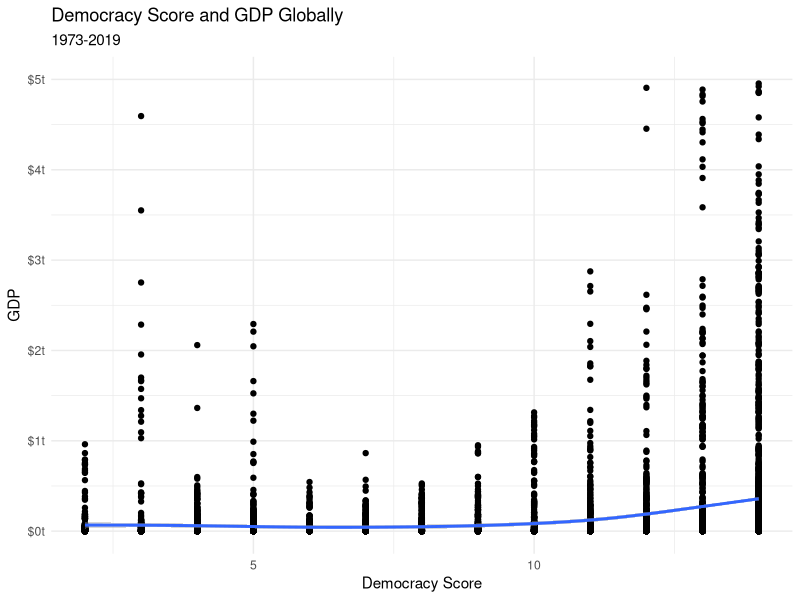
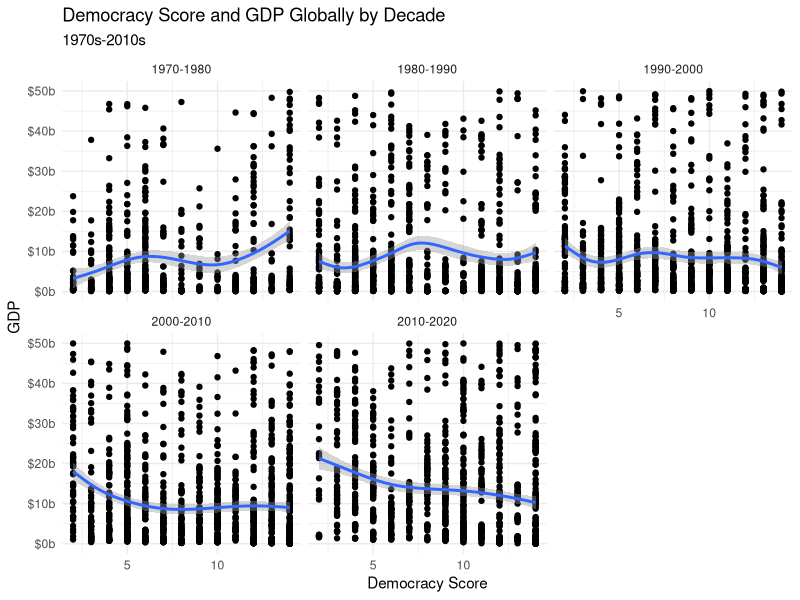
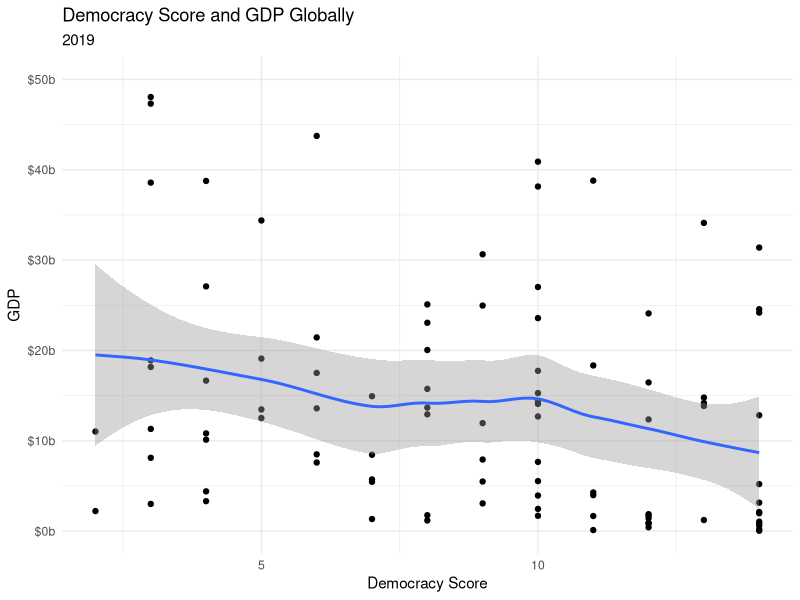
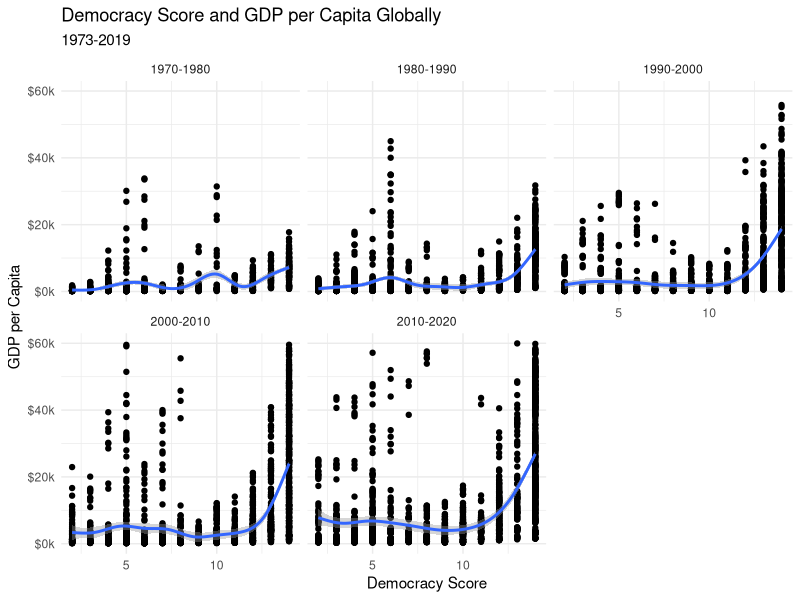
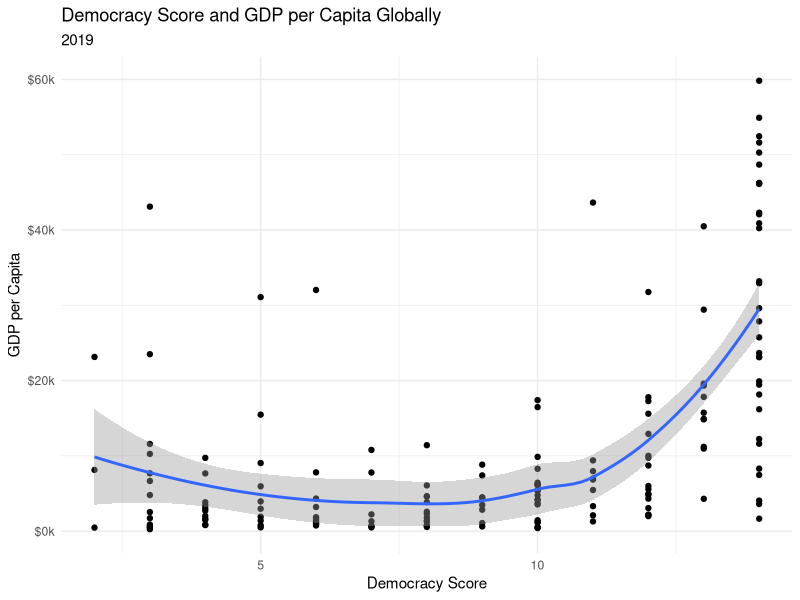
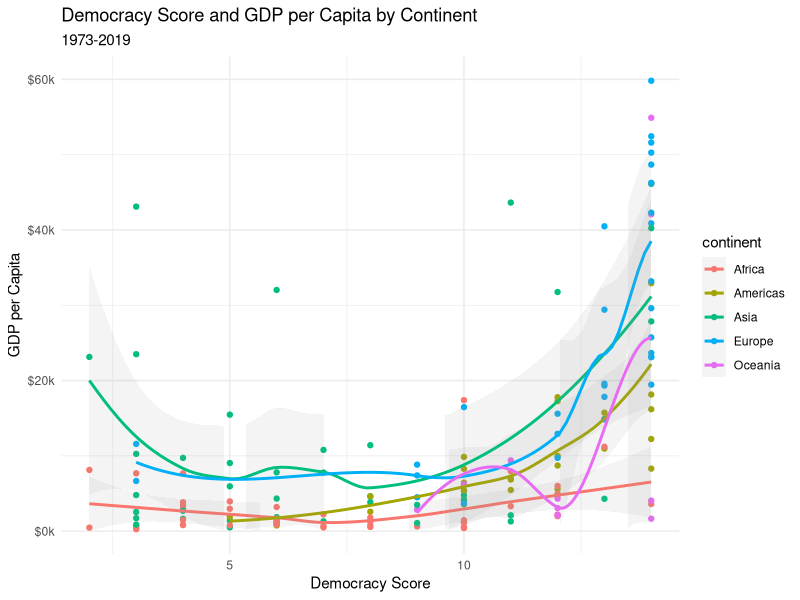
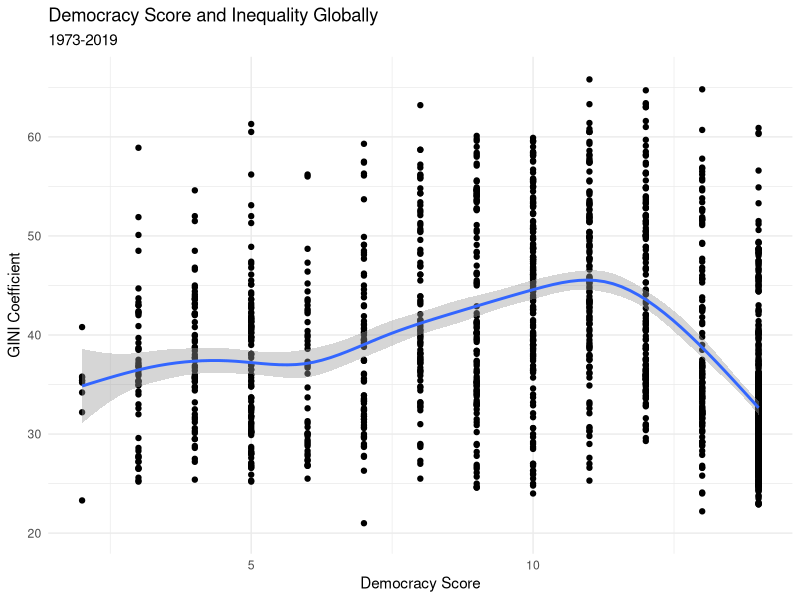
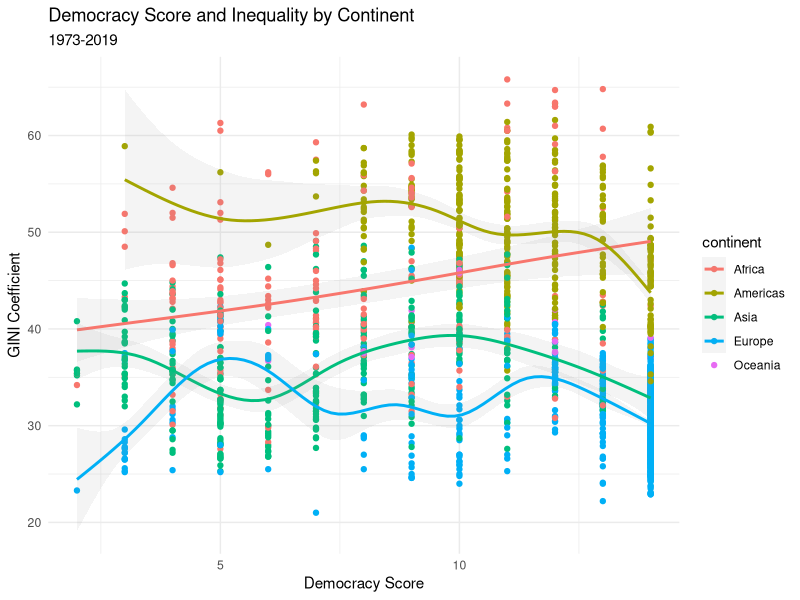

Reproduce these figures in R, in order.
## ---- chunk 1
library(tidyverse)
library(scales)
library(here)
theme_set(theme_minimal())
knitr::opts_chunk$set(echo = FALSE,
                      warning = FALSE,
                      message = FALSE)

fh_wb <- read_csv(here("data", "fh_wb.csv"))

## ---- chunk 2


ggplot(data = fh_wb,
       mapping = aes(x = demscore, y = gdp)) + 
       geom_point() +
       geom_smooth() + 
       labs(title = "Democracy Score and GDP Globally",
            subtitle = "1973-2019",
            x = "Democracy Score",
            y = "GDP") +
       scale_y_continuous(limits = c(0, 5000000000000),
                    labels  = label_number(scale = 1e-12, prefix = "$", suffix = "t", accuracy = 1))



## ---- chunk 3



ggplot(data = fh_wb,
       mapping = aes(x = demscore, y = gdp)) + 
       geom_point() +
       geom_smooth() + 
       labs(title = "Democracy Score and GDP Globally by Decade",
            subtitle = "1970s-2010s",
            x = "Democracy Score",
            y = "GDP") +
       scale_y_continuous(limits = c(0, 50000000000),
                    labels  = label_number(scale = 1e-9, prefix = "$", suffix = "b", accuracy = 1)) +
       facet_wrap(~ decade)

## ---- chunk 4
fh_wb %>%
  filter(year == 2019) %>%
ggplot(
       mapping = aes(x = demscore, y = gdp)) + 
       geom_point() +
       geom_smooth() + 
       labs(title = "Democracy Score and GDP Globally",
            subtitle = "2019",
            x = "Democracy Score",
            y = "GDP") +
       scale_y_continuous(limits = c(0, 50000000000),
                    labels  = label_number(scale = 1e-9, prefix = "$", suffix = "b", accuracy = 1))
## ---- chunk 5

ggplot(data = fh_wb,
       mapping = aes(x = demscore, y = gdppc)) + 
       geom_point() +
       geom_smooth() + 
       labs(title = "Democracy Score and GDP per Capita Globally",
            subtitle = "1973-2019",
            x = "Democracy Score",
            y = "GDP per Capita") +
       scale_y_continuous(limits = c(0, 60000),
                    labels  = label_number(scale = 1e-3, prefix = "$", suffix = "k", accuracy = 1)) +
       facet_wrap(~ decade)


fh_wb %>%
  filter(year == 2019) %>%
ggplot(
       mapping = aes(x = demscore, y = gdppc)) + 
       geom_point() +
       geom_smooth() + 
       labs(title = "Democracy Score and GDP per Capita Globally",
            subtitle = "2019",
            x = "Democracy Score",
            y = "GDP per Capita") +
       scale_y_continuous(limits = c(0, 60000),
                    labels  = label_number(scale = 1e-3, prefix = "$", suffix = "k", accuracy = 1))

## ---- chunk 6


fh_wb %>%
  filter(year == 2019) %>%
  drop_na(demscore, gdppc, continent) %>%
ggplot(
       mapping = aes(x = demscore, y = gdppc, color = continent)) + 
       geom_point() +
       geom_smooth(alpha = 0.1) + 
       labs(title = "Democracy Score and GDP per Capita by Continent",
            subtitle = "1973-2019",
            x = "Democracy Score",
            y = "GDP per Capita") +
       scale_y_continuous(limits = c(0, 60000),
                    labels  = label_number(scale = 1e-3, prefix = "$", suffix = "k", accuracy = 1))
## ---- chunk 7
fh_wb %>%
ggplot(
       mapping = aes(x = demscore, y = gini)) + 
       geom_point() +
       geom_smooth() +
       labs(title = "Democracy Score and Inequality Globally",
            subtitle = "1973-2019",
            x = "Democracy Score",
            y = "GINI Coefficient") 

fh_wb %>%
  drop_na(continent) %>%
ggplot(
       mapping = aes(x = demscore, y = gini, color = continent)) + 
       geom_point() +
       geom_smooth(alpha = 0.1) +
       labs(title = "Democracy Score and Inequality by Continent",
            subtitle = "1973-2019",
            x = "Democracy Score",
            y = "GINI Coefficient") 
## ---- chunk 8

ggplot(data = fh_wb,
       mapping = aes(x = demscore, y = litrate)) +
       geom_point() +
       geom_smooth() +
       labs(title = "Democracy Score and Literacy Rates Globally",
            subtitle = "1973-2019",
            x = "Democracy Score",
            y = "Literacy Rates") 

## ---- chunk 9

fh_wb %>%
  drop_na(continent) %>%
ggplot(
       mapping = aes(x = demscore, y = litrate, color = continent)) +
       geom_point() +
       labs(title = "Democracy Score and Literacy Rates by Continent",
            subtitle = "1973-2019",
            x = "Democracy Score",
            y = "Literacy Rates") 


## ---- chunk 10

ggplot(data = fh_wb,
       mapping = aes(x = demscore, y = womenleg)) +
       geom_point() +
       geom_smooth() +
       labs(title = "Democracy Score and Proportion of Women in Legislatures Globally",
            subtitle = "1973-2019",
            x = "Democracy Score",
            y = "% of Women in Legislature") 


fh_wb %>%
  drop_na(decade, demscore, womenleg) %>%
ggplot(
       mapping = aes(x = demscore, y = womenleg)) +
       geom_point() +
       geom_smooth() +
       facet_wrap(~ decade) +
       labs(title = "Democracy Score and Proportion of Women in Legislatures Globally by Decade",
            subtitle = "1970s-2010s",
            x = "Democracy Score",
            y = "% of Women in Legislature")

fh_wb %>%
  drop_na(continent, decade, demscore, womenleg) %>%
ggplot(
       mapping = aes(x = demscore, y = womenleg, color = continent)) +
       geom_point() +
       facet_wrap(~ decade) +
       labs(title = "Democracy Score and Proportion of Women in Legislatures Globally by Decade and Continent",
            subtitle = "1973-2019",
            x = "Democracy Score",
            y = "% of Women in Legislature")

